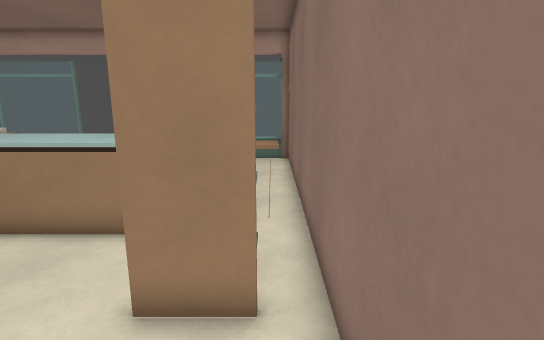
view 1 (above)

17 first-person views from a walk through a level from a Godot 3-D game. The camera is 1.5 m above the floor, tilts 12° down and sees 80° across. The floor is counted in squares, 0.5 m on a side. Each view is taken from the middle of a square. On the plan, view 1 faces up. The plan holds only what a view shows up to about 20 squares ahead; the rest is blank. Door leaves are left out where a doorway can be walked through.

view 2
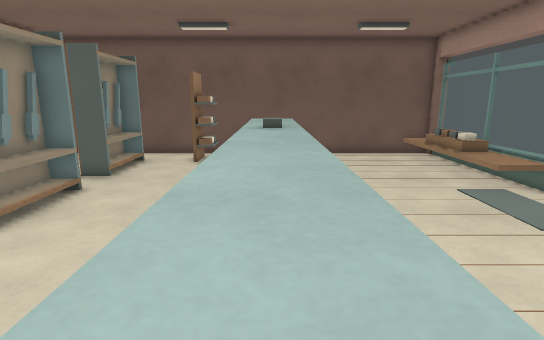

view 3
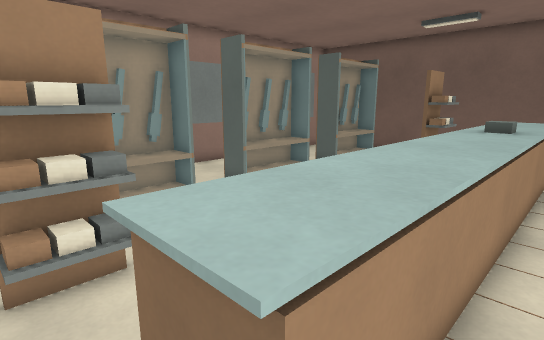

view 4
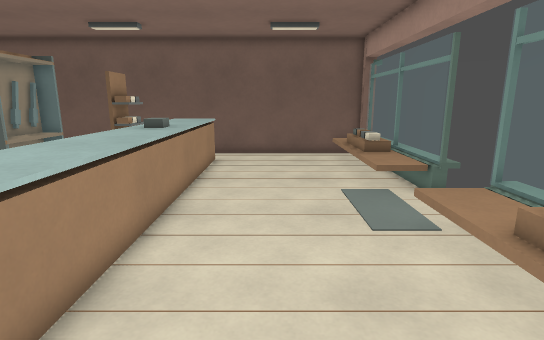

view 5
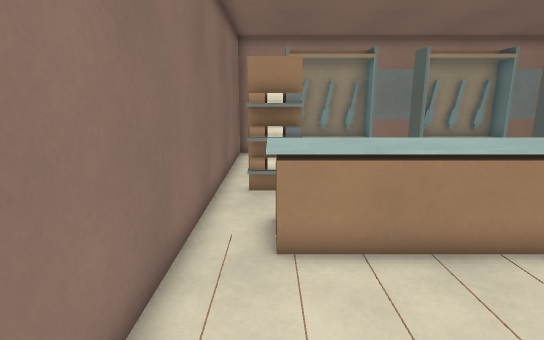

view 6
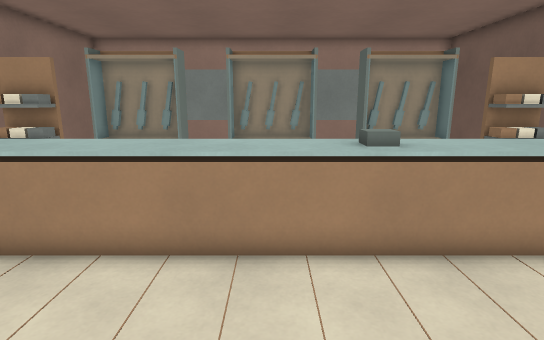

view 7
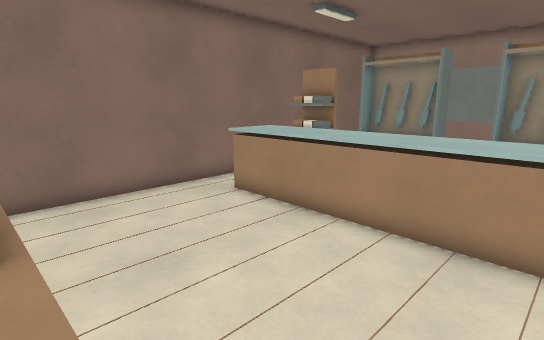

view 8
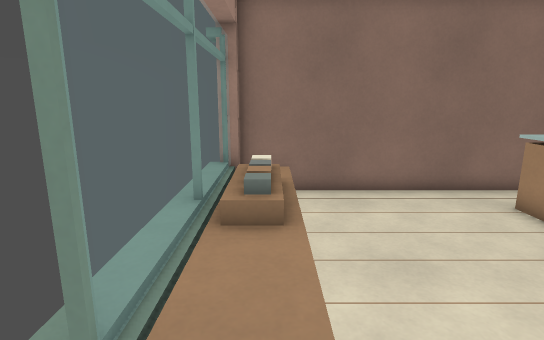

view 9
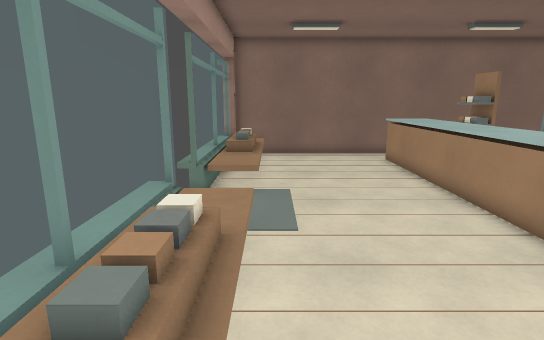

view 10
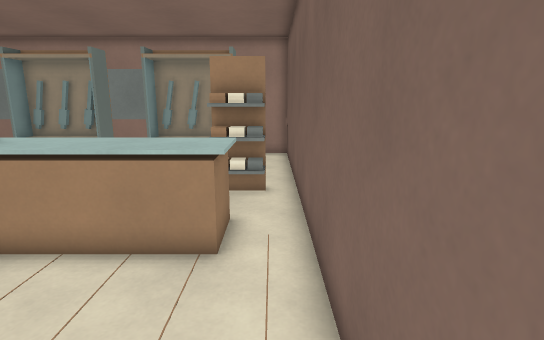

view 11
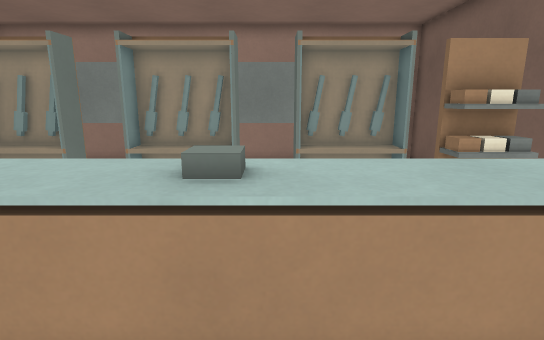

view 12
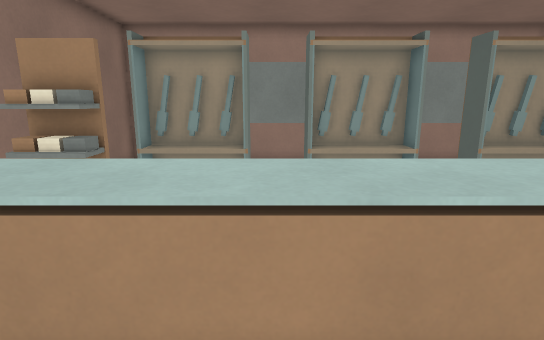

view 13
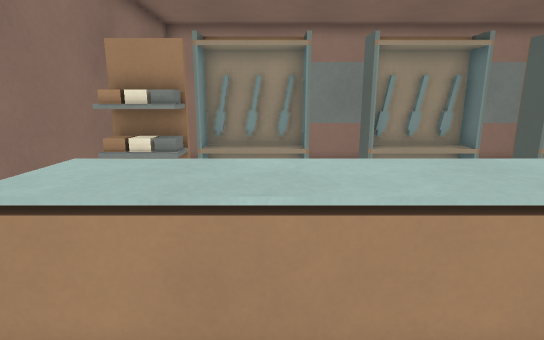

view 14
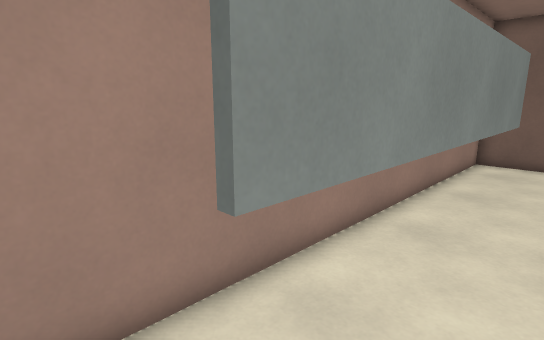

view 15
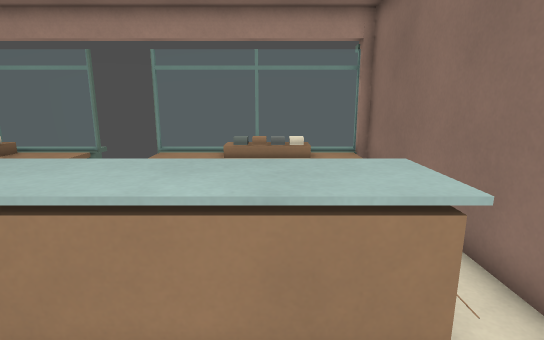

view 16
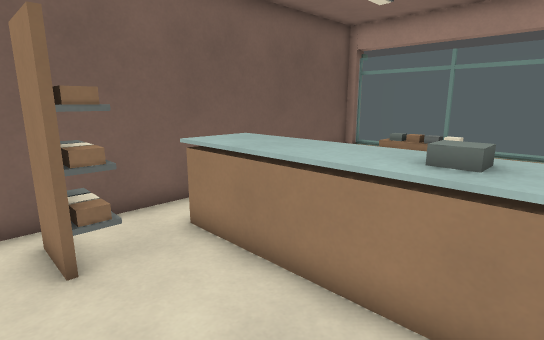

view 17
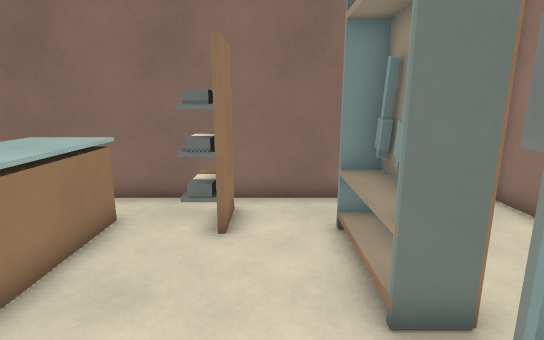

### Floor plan
Key: @ floor where view 1 was taken; # wall or solid block; . floor; D door; ^ raised ledge; S shelf; C cabinet; O other object.
Columns run from 19 left of view 1 to 1 right of it. Each row starts with its distance up from view 1.
 18         #DDD#
 17 ##########.##########
 16 #OOOOOOOO...OOOOOOOO#
 15 #...................#
 14 #...................#
 13 #...................#
 12 #...................#
 11 #...................#
 10 #...................#
  9 #.^^^^^^^^^^^^^^^^^.#
  8 #.^^^^^^^^^^^^^^^^^.#
  7 #.^^^^^^^^^^^^^^^^^.#
  6 #.......     .......#
  5 ####...       ...SSS#
  4 ####.............SSS#
  3 #...................#
  2 #...................#
  1 #..####.#####.CCCC..#
  0 #..####.#####.CCCC.@#
 -1 #................  .#
 -2 #...#############. .#
 -3 #...................#
 -4 ##############DD#####

Where each view was taken, in squares from view 1:
view 1: 0 up, 0 right, facing up
view 2: 8 up, 0 right, facing left
view 3: 10 up, 0 right, facing down-left
view 4: 12 up, 0 right, facing left
view 5: 15 up, 1 left, facing down
view 6: 15 up, 9 left, facing down
view 7: 16 up, 10 left, facing down-right
view 8: 16 up, 10 left, facing right
view 9: 15 up, 18 left, facing right
view 10: 15 up, 18 left, facing down
view 11: 12 up, 12 left, facing down
view 12: 12 up, 6 left, facing down
view 13: 12 up, 4 left, facing down
view 14: 0 up, 1 left, facing down-left
view 15: 4 up, 3 left, facing up
view 16: 3 up, 10 left, facing up-left
view 17: 3 up, 9 left, facing right
